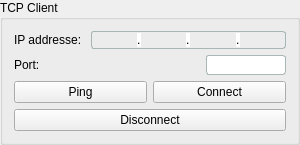
               <widget class="QGroupBox" name="IPconfiguration">
                <property name="sizePolicy">
                 <sizepolicy hsizetype="Fixed" vsizetype="Preferred">
                  <horstretch>0</horstretch>
                  <verstretch>0</verstretch>
                 </sizepolicy>
                </property>
                <property name="minimumSize">
                 <size>
                  <width>300</width>
                  <height>0</height>
                 </size>
                </property>
                <property name="maximumSize">
                 <size>
                  <width>300</width>
                  <height>16777215</height>
                 </size>
                </property>
                <property name="title">
                 <string>TCP Client</string>
                </property>
                <layout class="QVBoxLayout" name="verticalLayout">
                 <item>
                  <layout class="QGridLayout" name="gridLayout">
                   <item row="0" column="1">
                    <widget class="QFrame" name="ipAddr">
                     <property name="sizePolicy">
                      <sizepolicy hsizetype="Expanding" vsizetype="Expanding">
                       <horstretch>0</horstretch>
                       <verstretch>0</verstretch>
                      </sizepolicy>
                     </property>
                     <property name="styleSheet">
                      <string notr="true">#ipAddr {
    border:1px solid #b78da0a0;
    border-radius:3px;
}
QLineEdit {
    border:none;
    background-color: transparent;
}
 QLabel {
    background-color:#ffffffff;
}
</string>
                     </property>
                     <property name="frameShape">
                      <enum>QFrame::StyledPanel</enum>
                     </property>
                     <property name="frameShadow">
                      <enum>QFrame::Raised</enum>
                     </property>
                     <layout class="QHBoxLayout" name="horizontalLayout_3">
                      <property name="spacing">
                       <number>0</number>
                      </property>
                      <property name="leftMargin">
                       <number>0</number>
                      </property>
                      <property name="topMargin">
                       <number>0</number>
                      </property>
                      <property name="rightMargin">
                       <number>0</number>
                      </property>
                      <property name="bottomMargin">
                       <number>0</number>
                      </property>
                      <item>
                       <layout class="QHBoxLayout" name="layout">
                        <property name="spacing">
                         <number>0</number>
                        </property>
                        <item>
                         <widget class="QLineEdit" name="IP1">
                          <property name="sizePolicy">
                           <sizepolicy hsizetype="Expanding" vsizetype="Fixed">
                            <horstretch>0</horstretch>
                            <verstretch>0</verstretch>
                           </sizepolicy>
                          </property>
                          <property name="styleSheet">
                           <string notr="true"/>
                          </property>
                          <property name="alignment">
                           <set>Qt::AlignCenter</set>
                          </property>
                         </widget>
                        </item>
                        <item>
                         <widget class="QLabel" name="dot1">
                          <property name="sizePolicy">
                           <sizepolicy hsizetype="Preferred" vsizetype="Fixed">
                            <horstretch>0</horstretch>
                            <verstretch>0</verstretch>
                           </sizepolicy>
                          </property>
                          <property name="styleSheet">
                           <string notr="true"/>
                          </property>
                          <property name="text">
                           <string>.</string>
                          </property>
                         </widget>
                        </item>
                        <item>
                         <widget class="QLineEdit" name="IP2">
                          <property name="styleSheet">
                           <string notr="true"/>
                          </property>
                          <property name="alignment">
                           <set>Qt::AlignCenter</set>
                          </property>
                         </widget>
                        </item>
                        <item>
                         <widget class="QLabel" name="dot2">
                          <property name="sizePolicy">
                           <sizepolicy hsizetype="Preferred" vsizetype="Fixed">
                            <horstretch>0</horstretch>
                            <verstretch>0</verstretch>
                           </sizepolicy>
                          </property>
                          <property name="styleSheet">
                           <string notr="true"/>
                          </property>
                          <property name="text">
                           <string>.</string>
                          </property>
                         </widget>
                        </item>
                        <item>
                         <widget class="QLineEdit" name="IP3">
                          <property name="styleSheet">
                           <string notr="true"/>
                          </property>
                          <property name="alignment">
                           <set>Qt::AlignCenter</set>
                          </property>
                         </widget>
                        </item>
                        <item>
                         <widget class="QLabel" name="dot3">
                          <property name="sizePolicy">
                           <sizepolicy hsizetype="Preferred" vsizetype="Fixed">
                            <horstretch>0</horstretch>
                            <verstretch>0</verstretch>
                           </sizepolicy>
                          </property>
                          <property name="styleSheet">
                           <string notr="true"/>
                          </property>
                          <property name="text">
                           <string>.</string>
                          </property>
                         </widget>
                        </item>
                        <item>
                         <widget class="QLineEdit" name="IP4">
                          <property name="styleSheet">
                           <string notr="true"/>
                          </property>
                          <property name="alignment">
                           <set>Qt::AlignCenter</set>
                          </property>
                         </widget>
                        </item>
                       </layout>
                      </item>
                     </layout>
                    </widget>
                   </item>
                   <item row="0" column="0">
                    <widget class="QLabel" name="ipLabel">
                     <property name="text">
                      <string>IP addresse: </string>
                     </property>
                    </widget>
                   </item>
                  </layout>
                 </item>
                 <item>
                  <layout class="QHBoxLayout" name="horizontalLayout">
                   <property name="spacing">
                    <number>0</number>
                   </property>
                   <item>
                    <widget class="QLabel" name="label_3">
                     <property name="text">
                      <string>Port:</string>
                     </property>
                    </widget>
                   </item>
                   <item>
                    <spacer name="horizontalSpacer_8">
                     <property name="orientation">
                      <enum>Qt::Horizontal</enum>
                     </property>
                     <property name="sizeHint" stdset="0">
                      <size>
                       <width>40</width>
                       <height>20</height>
                      </size>
                     </property>
                    </spacer>
                   </item>
                   <item>
                    <widget class="QLineEdit" name="lineEditPortNum">
                     <property name="sizePolicy">
                      <sizepolicy hsizetype="Fixed" vsizetype="Expanding">
                       <horstretch>0</horstretch>
                       <verstretch>0</verstretch>
                      </sizepolicy>
                     </property>
                     <property name="minimumSize">
                      <size>
                       <width>80</width>
                       <height>0</height>
                      </size>
                     </property>
                     <property name="maximumSize">
                      <size>
                       <width>80</width>
                       <height>16777215</height>
                      </size>
                     </property>
                     <property name="styleSheet">
                      <string notr="true">QLineEdit {
    border:1px solid #b78da0a0;
    border-radius:3px;
}

</string>
                     </property>
                    </widget>
                   </item>
                  </layout>
                 </item>
                 <item>
                  <layout class="QHBoxLayout" name="horizontalLayout_2">
                   <item>
                    <widget class="QPushButton" name="btnPing">
                     <property name="text">
                      <string>Ping</string>
                     </property>
                    </widget>
                   </item>
                   <item>
                    <widget class="QPushButton" name="btnCSconnect">
                     <property name="text">
                      <string>Connect</string>
                     </property>
                    </widget>
                   </item>
                  </layout>
                 </item>
                 <item>
                  <widget class="QPushButton" name="btnCSdisconnect">
                   <property name="text">
                    <string>Disconnect</string>
                   </property>
                  </widget>
                 </item>
                </layout>
               </widget>
